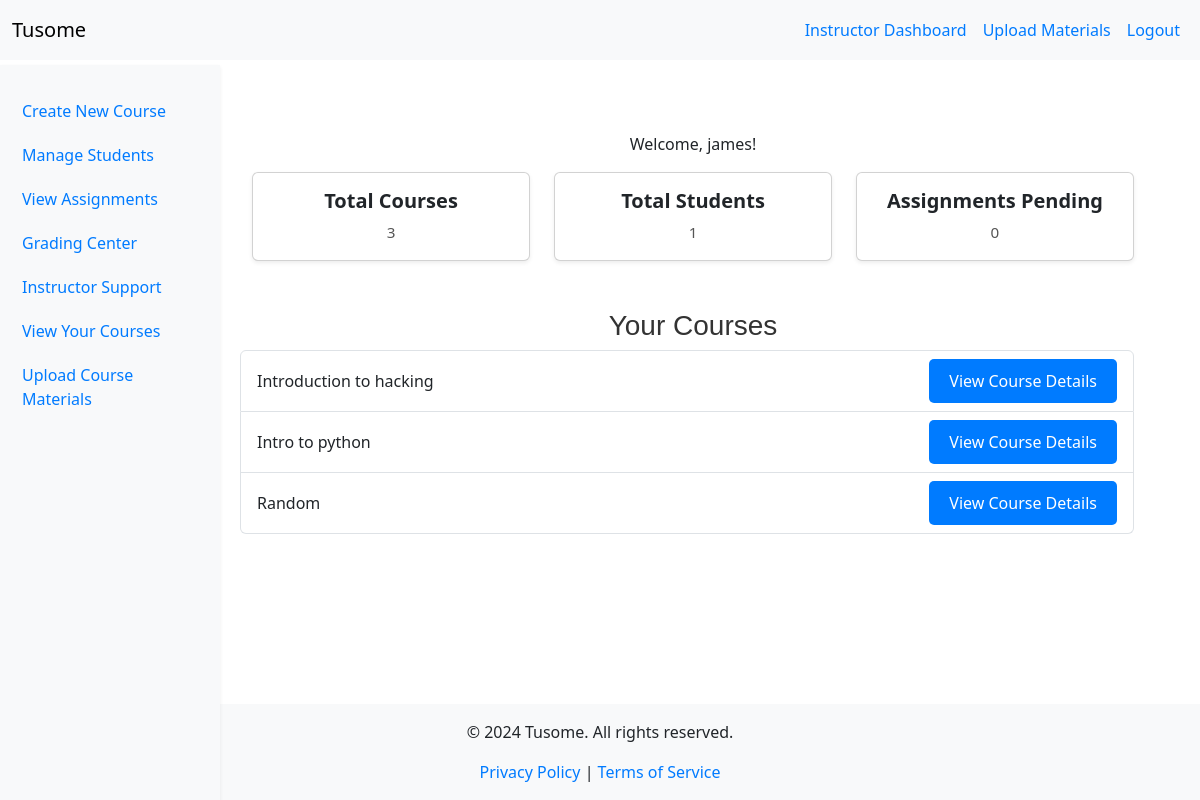
Before: /instructor_dashboard (signed in) with the older database file.
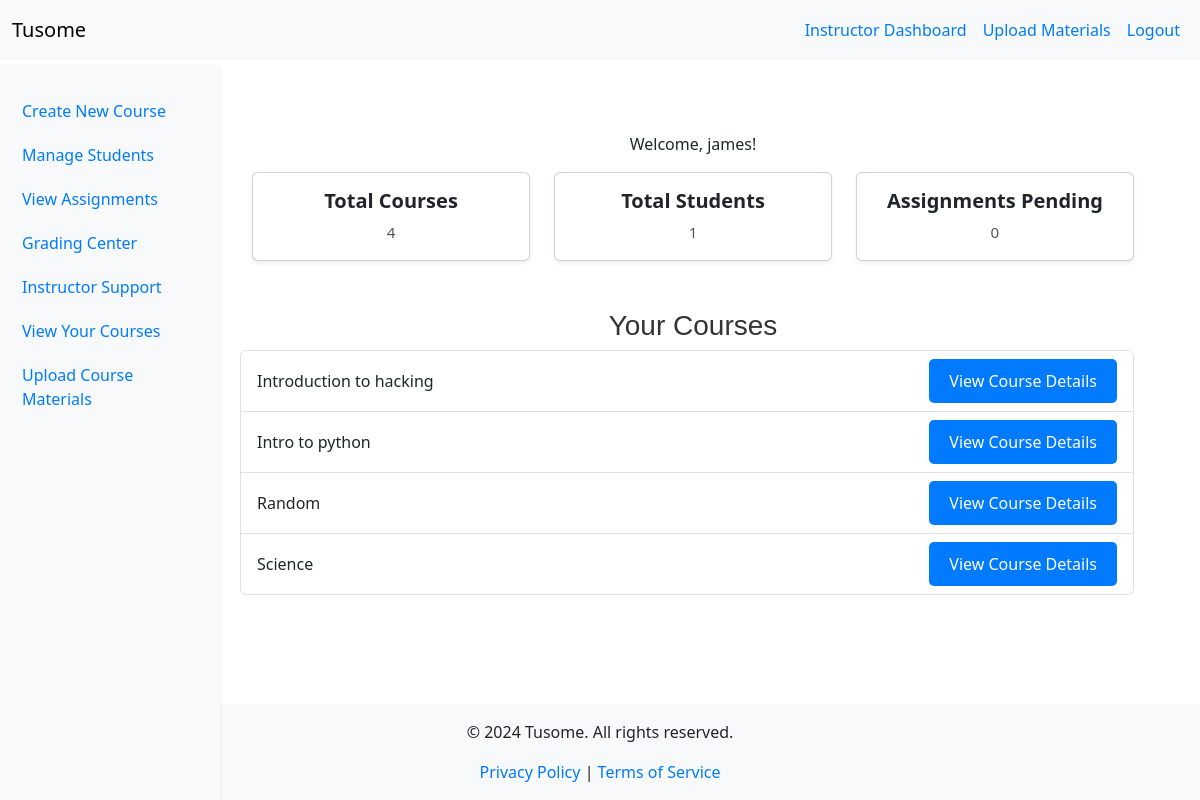
After: the same page with the newer database file.
### models.py (models this page shows)
class Course(db.Model):
    id = db.Column(db.Integer, primary_key=True)
    title = db.Column(db.String(200), nullable=False)
    description = db.Column(db.Text, nullable=False)
    is_featured = db.Column(db.Boolean, default=False)
    instructor_id = db.Column(db.Integer, db.ForeignKey('instructor.id'), nullable=False)
    instructor = db.relationship('Instructor', back_populates='courses')
    lessons = db.relationship('Lesson', back_populates='course', lazy=True)
    quizzes = db.relationship('Quiz', back_populates='course', lazy=True)
    materials = db.relationship('CourseMaterial', back_populates='course', lazy=True)
    enrollments = db.relationship('Enrollment', back_populates='course', lazy=True)
    submissions = db.relationship('Submission', back_populates='course', lazy=True)

### app.py (the view)
@app.route('/instructor_dashboard')
@role_required(RoleEnum.INSTRUCTOR)
def instructor_dashboard():
    instructor = current_user.instructor  # This should now work correctly
    total_courses = Course.query.filter_by(instructor_id=instructor.id).count()
    total_students = Student.query.join(Enrollment).join(Course).filter(Course.instructor_id == instructor.id).distinct().count()
    pending_assignments = Quiz.query.filter_by(status='pending').count()
    courses = instructor.courses  # Fetch all courses associated with the instructor
    return render_template('instructor_dashboard.html',
                           total_courses=total_courses,
                           total_students=total_students,
                           pending_assignments=pending_assignments,
                           courses=courses)

### app.py (called while the page is built)
@app.context_processor
def inject_current_year():
    return {'current_year': datetime.utcnow().year}

@login_manager.user_loader
def load_user(user_id):
    return User.query.get(int(user_id))

@app.context_processor
def inject_roleenum():
    return dict(RoleEnum=RoleEnum)

def role_required(role):
    def decorator(f):
        @wraps(f)
        @login_required  # Ensure the user is logged in
        def decorated_function(*args, **kwargs):
            if current_user.role != role:
                flash('Access denied.', 'danger')
                return redirect(url_for('index'))
            return f(*args, **kwargs)
        return decorated_function
    return decorator

### templates/instructor_dashboard.html
{% extends "base.html" %}
{% block content %}
<div class="container-fluid mt-5">
    <div class="row">
        <nav class="col-md-3 col-lg-2 d-md-block bg-light sidebar shadow-sm" style="position: fixed; top: 0; bottom: 0; left: 0;">
            <div class="position-sticky">
                <ul class="nav flex-column mt-4">
                    <li class="nav-item">
                        <a class="nav-link active" href="{{ url_for('create_course') }}">
                            Create New Course
                        </a>
                    </li>
                    <li class="nav-item">
                        <a class="nav-link" href="{{ url_for('manage_students') }}">
                            Manage Students
                        </a>
                    </li>
                    <li class="nav-item">
                        <a class="nav-link" href="{{ url_for('assignment_overview') }}">
                            View Assignments
                        </a>
                    </li>
                    <li class="nav-item">
                        <a class="nav-link" href="{{ url_for('grading') }}">
                            Grading Center
                        </a>
                    </li>
                    <li class="nav-item">
                        <a class="nav-link" href="{{ url_for('instructor_support') }}">
                            Instructor Support
                        </a>
                    </li>
                    <li class="nav-item">
                        <a class="nav-link" href="{{ url_for('view_courses') }}">
                            View Your Courses
                        </a>
                    </li>
                    <li class="nav-item">
                        {% if current_user.role == RoleEnum.INSTRUCTOR %}
                        <a class="nav-link" href="{{ url_for('upload_material') }}">
                            Upload Course Materials
                        </a>
                        {% endif %}
                    </li>
                </ul>
            </div>
        </nav>
        <main class="col-md-9 ms-sm-auto col-lg-10 px-md-4 offset-lg-2" style="margin-left: 220px;">
            <p class="text-center">Welcome, {{ current_user.username }}!</p>
            <div class="row text-center mb-5">
                <div class="col-md-4">
                    <div class="card shadow-sm">
                        <div class="card-body">
                            <h5 class="card-title">Total Courses</h5>
                            <p class="card-text">{{ total_courses }}</p>
                        </div>
                    </div>
                </div>
                <div class="col-md-4">
                    <div class="card shadow-sm">
                        <div class="card-body">
                            <h5 class="card-title">Total Students</h5>
                            <p class="card-text">{{ total_students }}</p>
                        </div>
                    </div>
                </div>
                <div class="col-md-4">
                    <div class="card shadow-sm">
                        <div class="card-body">
                            <h5 class="card-title">Assignments Pending</h5>
                            <p class="card-text">{{ pending_assignments }}</p>
                        </div>
                    </div>
                </div>
            </div>
            <div class="row text-center mb-5">
                <h3>Your Courses</h3>
                <ul class="list-group">
                    {% for course in courses %}
                    <li class="list-group-item d-flex justify-content-between align-items-center">
                        <span>{{ course.title }}</span>
                        <a href="{{ url_for('course_details', course_id=course.id) }}" class="btn btn-primary">View Course Details</a>
                    </li>
                    {% endfor %}
                </ul>
            </div>
        </main>
    </div>
</div>
{% endblock %}

Changed rows visible on the page:
added Course: title "Science"
Other visible differences:
{{ total_courses }}: "3" → "4"
